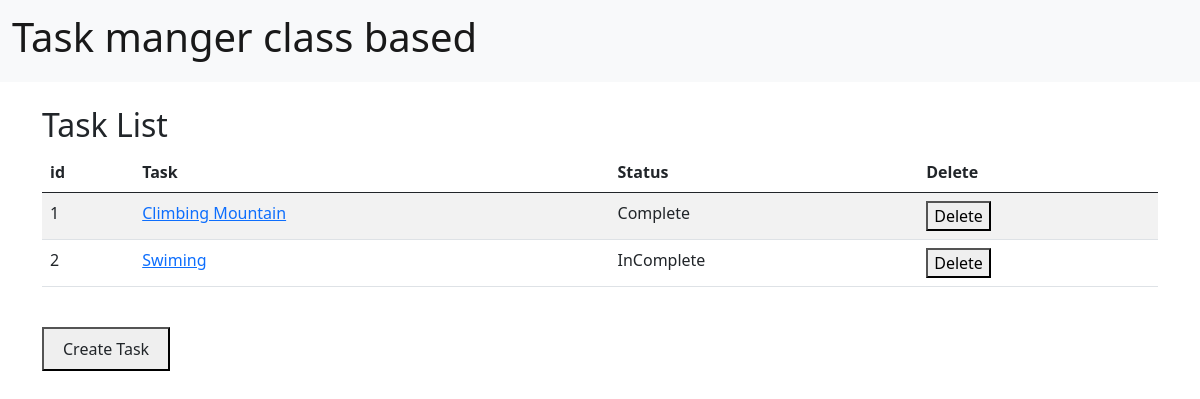
Before: / with the older database file.
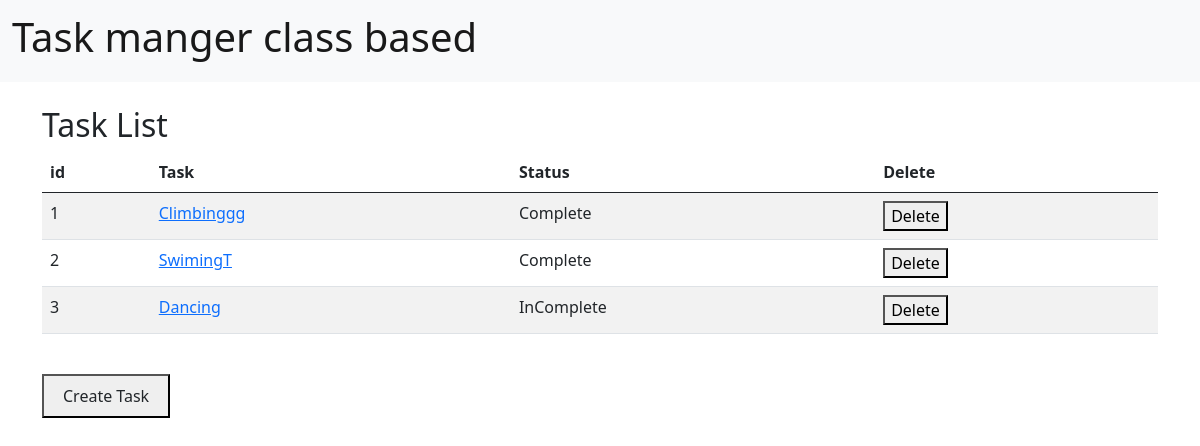
After: the same page with the newer database file.
### app/models.py (models this page shows, shortened)
class Task(models.Model):
    task_name = models.CharField(max_length=255)
    owner = models.ForeignKey(User,on_delete=models.CASCADE)
    status= models.IntegerField(choices=Status.choices)
    created_at=models.DateTimeField(auto_now=True)
    updated_at=models.DateTimeField(auto_now=True)

### app/views.py (the view)
# urls.py: path('',views.task_list.as_view(),name='task_list'),
class task_list(View):
    def get(self,request):
        get_task = Task.objects.all()
        context = {'task':get_task}
        return render(request,'task_list.html',context)

### app/templates/task_list.html
{% extends 'base.html' %}
{% block content %}
<br>
<div class="container">
  <h2>Task List</h2>
  <table class="table table-striped table-hover ">
    <thead>
      <tr>
        <th scope="col">id</th>
        <th scope="col">Task</th>
        <th scope="col">Status</th>
        <th scope="col">Delete</th>
      </tr>
    </thead>
    <tbody>
      {% for x in task %}
      <tr>
        <td>{{x.id}}</td>
        <td><a href='/task/{{x.id}}'>{{x.task_name}}</a></td>
        {% if x.status == 1 %}
        <td>Complete</td>
        {% else %}
        <td>InComplete</td>
        {% endif %}
        <td>
          <a href="{% url 'delete' x.id %}"><button>Delete</button></a>
        </td>
      {% endfor %}
  </table>
  <br>
  <button><a class="btn" href="{% url 'Create_task' %}">Create Task</a></button>
</div>
{% endblock %}

### app/templates/base.html (shortened to what this page needs)
<!doctype html>
<html lang="en">
  <head>
    <link href="https://cdn.jsdelivr.net/npm/bootstrap@5.0.2/dist/css/bootstrap.min.css" rel="stylesheet">
  </head>
  <body>
    <nav class="navbar sticky-top navbar-light bg-light">
        <div class="container-fluid">
          <a class="navbar-brand" href="#"><h1>Task manger class based</h1></a>
        </div>
      </nav>
    {% block content %}
    {% endblock %}
  </body>
</html>

Changed rows visible on the page:
changed Task id 1: task_name "Climbing Mountain" → "Climbinggg"
changed Task id 2: task_name "Swiming" → "SwimingT"; status "InComplete" → "Complete"
added Task: id "3", task_name "Dancing", status "InComplete"
